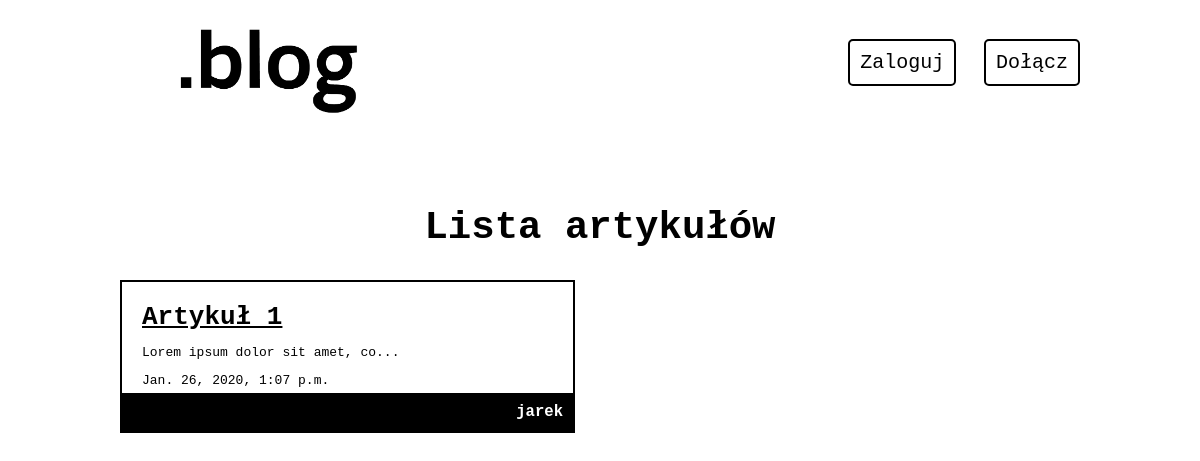
The page /articles/ on the database as committed earlier.
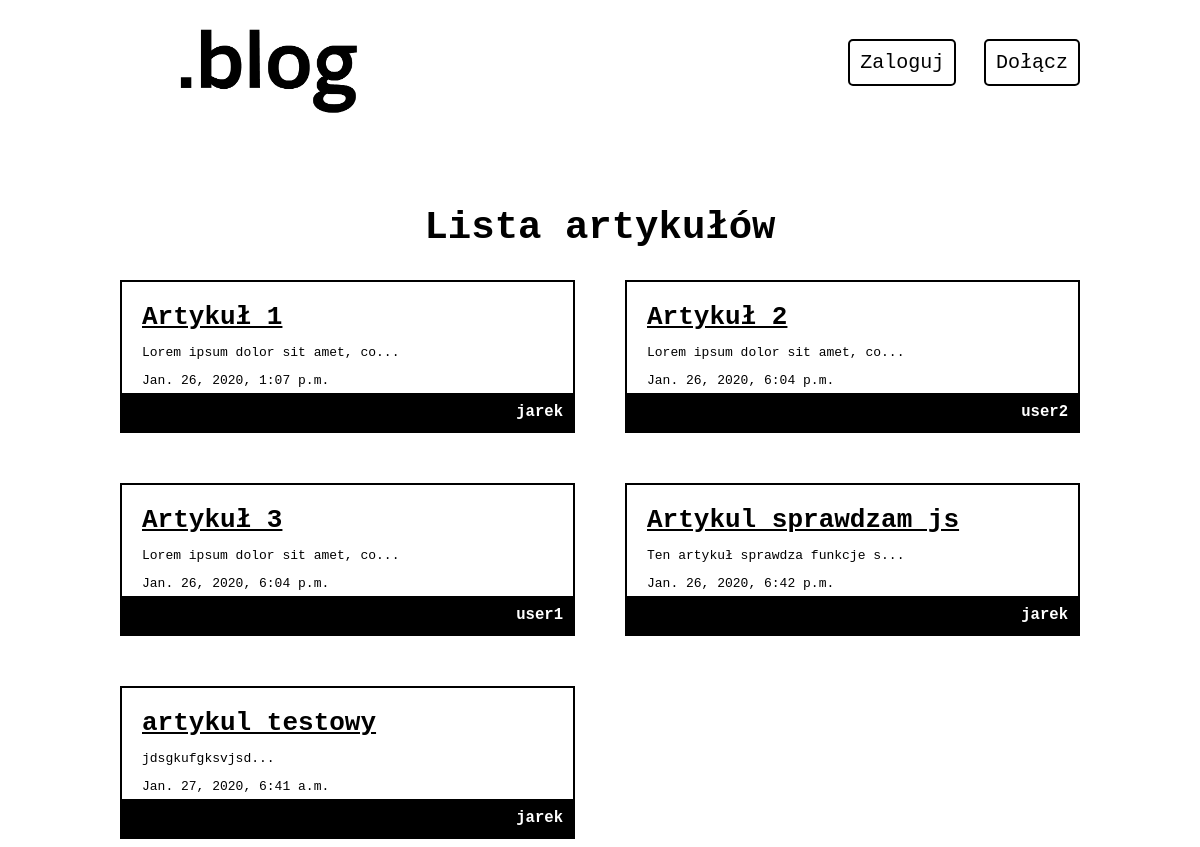
The same page on the database as committed later.
### articles/models.py (models this page shows, shortened)
class Article(models.Model):
    title = models.CharField(max_length=100)
    slug = models.SlugField()
    body = models.TextField()
    date = models.DateTimeField(auto_now_add=True)
    thumb = models.ImageField(default='default.png',blank = True)
    author = models.ForeignKey(User, default = None, on_delete=models.SET_DEFAULT)
    def snippet(self):
        return self.body[:30] + '...'

### articles/views.py (the view)
def article_list(request):
    articles = Article.objects.all().order_by('date')
    return render(request,'articles/article_list.html',{'articles': articles})

### articles/templates/articles/article_list.html
{% extends 'base_layout.html' %}
{% block content %}
    <h1>Lista artykułów</h1>
    <div class="articles">
      {% for article in articles %}
        <div class="article">
          <h2><a href="{% url 'articles:detail' slug=article.slug %}">{{article.title}}</a></h2>
          <p>{{article.snippet}}</p>
          <p>{{article.date}}</p>
          <p class="author">{{article.author.username}}</p>
        </div>
      {% endfor %}
    </div>
{% endblock %}

### templates/base_layout.html (shortened to what this page needs)
{% load static %}
<!DOCTYPE html>
<html lang="en" dir="ltr">
  <head>
    <link rel="stylesheet" href="{% static 'styles.css' %}">
  </head>
  <body>
    <header class="wrapper">
      <h1><a href="{% url 'home' %}"><img src="{% static 'logo.png' %}" width=300px style="margin-top:-40px"/></a></h1>
      <nav>
        <ul>
          {% if user.is_authenticated %}
          <li>
            <form class="logout-link" action="{% url 'accounts:logout' %}" method="post">
              {% csrf_token %}
              <button type="submit" >Wyloguj</button>
            </form>
          </li>
          <li>
          <a href="{% url 'articles:create' %}" class="highlight">Dodaj artykuł</a></li>
          {% else %}
          <li><a href="{% url 'accounts:login'%}" class="highlight">Zaloguj</a></li>
          <li><a href="{% url 'accounts:signup'%}" class="highlight">Dołącz</a></li>
          {% endif %}
        </ul>
      </nav>
    </header>
    <div class="wrapper">
        {% block content %}
        {% endblock %}
    </div>
  </body>
</html>

### assets/styles.css (style rules this page uses)
body { background-color: #fff; color: #000; background-position: top center; background-repeat: repeat-x; }
body * { font-family: monospace; }
h1, h2, h3, h4, h5 { font-weight: bold; margin: 0; }
a, a:hover, a:visited { color: #000; text-decoration: none; }
.wrapper { max-width: 960px; margin: 0 auto; }
div.wrapper > h1 { text-align: center; margin: 30px auto; font-size: 3em }
header { display: grid; grid-template-columns: 1fr 1fr; padding: 20px 0; }
nav { justify-self: end; }
nav li { display: inline-block; list-style-type: none; margin-left: 20px; margin-top: 10px; }
.articles { display: grid; grid-template-columns: 1fr 1fr; grid-gap: 50px; }
.article { padding: 20px; border: 2px solid #000; position: relative; padding-bottom: 30px; }
.article h2 { text-decoration: underline; font-size: 2em; }
.article .author { padding: 10px; background: #000; position: absolute; right: 0; left: 0; bottom: 0; margin: 0; text-align: right; color: #fff; font-size: 1.2em; font-weight: bold; }
a.highlight { border: 2px solid #000; padding: 10px; border-radius: 5px; color: #000; font-size: 20px; }

Rows that differ between the two databases and show on the page:
added Article: title "Artykuł 2", snippet "Lorem ipsum dolor sit amet, co...", date "Jan. 26, 2020, 6:04 p.m.", author.username "user2"
added Article: title "Artykuł 3", snippet "Lorem ipsum dolor sit amet, co...", date "Jan. 26, 2020, 6:04 p.m.", author.username "user1"
added Article: title "Artykul sprawdzam js", snippet "Ten artykuł sprawdza funkcje s...", date "Jan. 26, 2020, 6:42 p.m.", author.username "jarek"
added Article: title "artykul testowy", snippet "jdsgkufgksvjsd...", date "Jan. 27, 2020, 6:41 a.m.", author.username "jarek"
